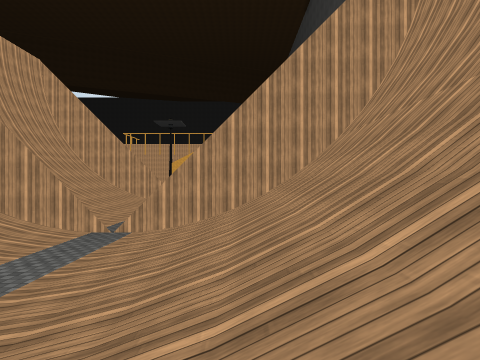
[1] (above)

12 first-person views from a walk through a 3-D level made in the Unity game engine. The camera is 1.2 m above the floor, looks level and sees 80° across. The floor is counted in squares, 2 m on a side. Each view is taken from the middle of a square. On the plan, view 1 faces up. The plan holds only what a view shows up to about 9 squares ahead; the rest is blank. The place goes on beyond the plan. Some surface patterns are stand-ins.

[2]
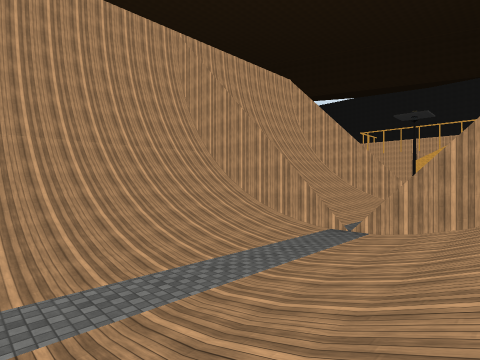

[3]
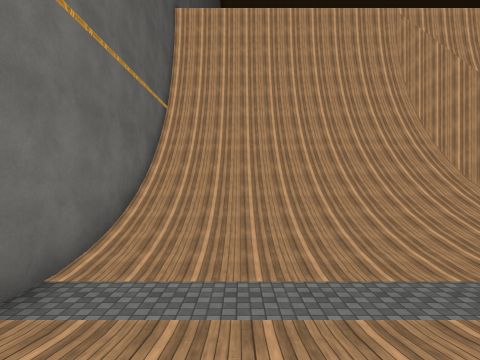

[4]
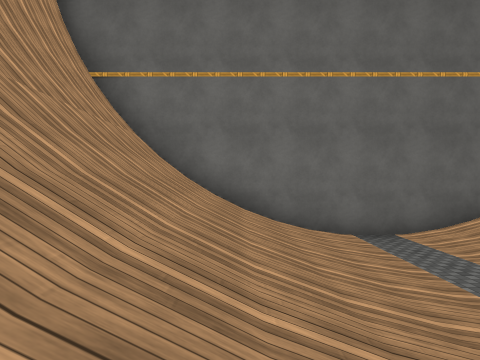

[5]
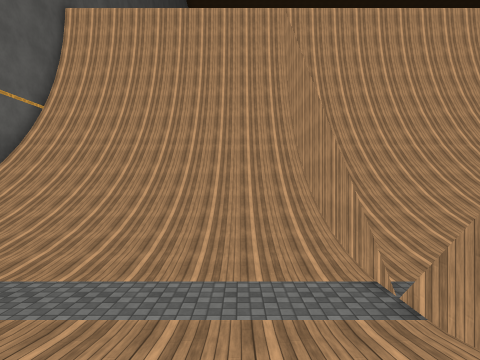

[6]
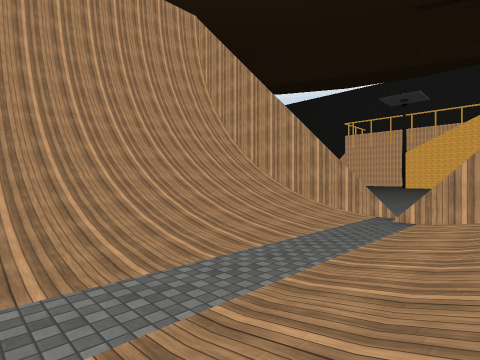

[7]
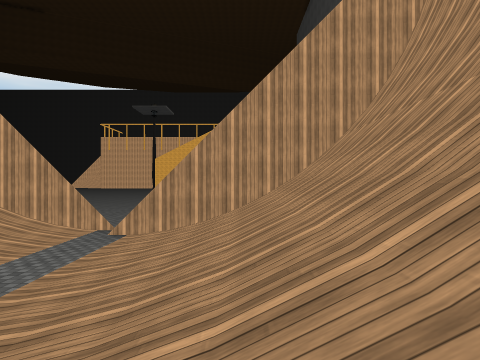

[8]
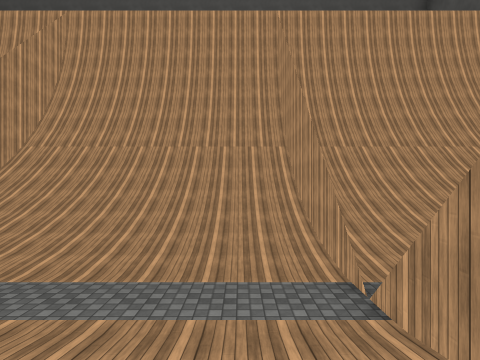

[9]
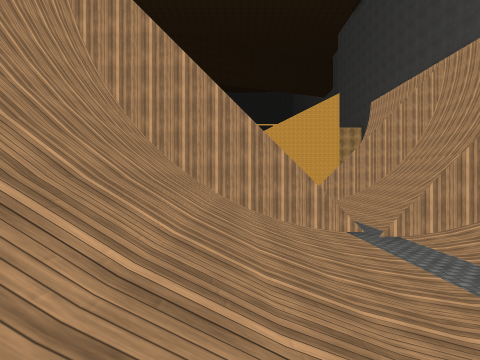

[10]
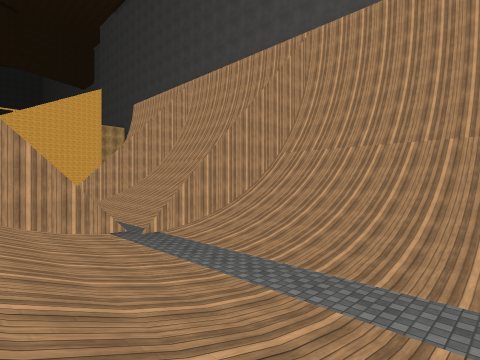

[11]
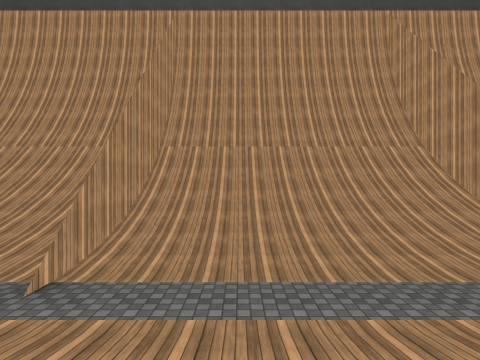

[12]
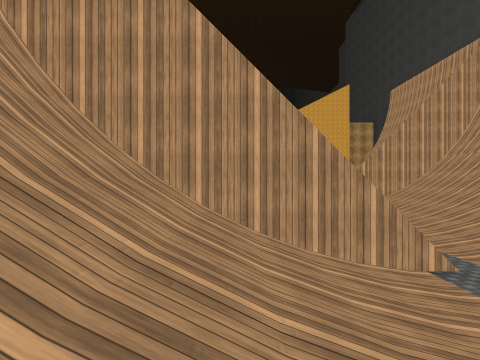

### Floor plan
Key: @ floor where view 1 was taken; # wall or solid block; . floor; / step, stairs or slope; ^ raised ledge.
Columns run from 9 left of view 1 to 3 right of it. Each row starts with its distance up from view 1.
 20         ///
 19         ////^
 18        /////^
 17      ../////^
 16      ../////^
 15 ######.///
 14 #/////.######
 13 ^/////./////^
 12 ^/////./////^
 11 ^/////./////^
 10 ^/////./////^
  9 ^/////./////^
  8 ^/////./////^
  7 ######.######
  6 ^/////./////^
  5 ^/////./////^
  4 ^/////./////^
  3 ^/////./////^
  2 ^/////./////^
  1 ^/////./////^
  0 ^/////.//@//^
 -1 #/////./////#
 -2 #############

Where each view was taken, in squares from view 1:
view 1: 0 up, 0 right, facing up
view 2: 0 up, 0 right, facing up-left
view 3: 1 up, 0 right, facing left
view 4: 5 up, 0 right, facing down
view 5: 5 up, 0 right, facing left
view 6: 8 up, 1 left, facing up-left
view 7: 8 up, 0 right, facing up
view 8: 8 up, 6 left, facing right
view 9: 8 up, 6 left, facing up
view 10: 8 up, 6 left, facing up-right
view 11: 12 up, 6 left, facing right
view 12: 11 up, 6 left, facing up
